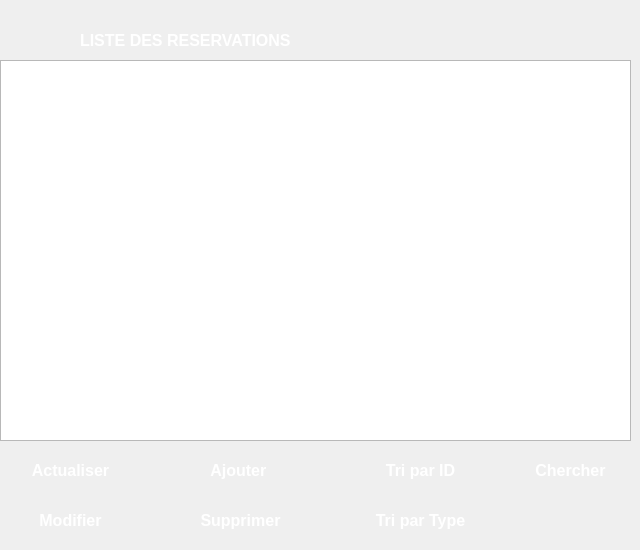
      <widget class="QWidget" name="page_3">
       <widget class="QPushButton" name="pushButton_4">
        <property name="geometry">
         <rect>
          <x>0</x>
          <y>500</y>
          <width>141</width>
          <height>41</height>
         </rect>
        </property>
        <property name="font">
         <font>
          <pointsize>12</pointsize>
          <weight>75</weight>
          <bold>true</bold>
         </font>
        </property>
        <property name="styleSheet">
         <string notr="true">#pushButton_4{
background-color: transparent;
background-image: url(C:/Users/amdouni/Desktop/Res_Clients/black.png);
border: none;
color:white;
background-repeat: none;
}</string>
        </property>
        <property name="text">
         <string>Modifier</string>
        </property>
       </widget>
       <widget class="QPushButton" name="pushButton_3">
        <property name="geometry">
         <rect>
          <x>150</x>
          <y>450</y>
          <width>181</width>
          <height>41</height>
         </rect>
        </property>
        <property name="font">
         <font>
          <pointsize>12</pointsize>
          <weight>75</weight>
          <bold>true</bold>
         </font>
        </property>
        <property name="styleSheet">
         <string notr="true">#pushButton_3{
background-color: transparent;
background-image: url(C:/Users/amdouni/Desktop/Res_Clients/black.png);
border: none;
color:white;
background-repeat: none;
}</string>
        </property>
        <property name="text">
         <string>Ajouter </string>
        </property>
       </widget>
       <widget class="QTableView" name="tableView_2">
        <property name="geometry">
         <rect>
          <x>0</x>
          <y>60</y>
          <width>631</width>
          <height>381</height>
         </rect>
        </property>
       </widget>
       <widget class="QLabel" name="label_6">
        <property name="geometry">
         <rect>
          <x>80</x>
          <y>20</y>
          <width>291</width>
          <height>41</height>
         </rect>
        </property>
        <property name="font">
         <font>
          <pointsize>12</pointsize>
          <weight>75</weight>
          <bold>true</bold>
         </font>
        </property>
        <property name="autoFillBackground">
         <bool>false</bool>
        </property>
        <property name="styleSheet">
         <string notr="true">#label_6{

border: none;
color:white;

}</string>
        </property>
        <property name="text">
         <string>LISTE DES RESERVATIONS</string>
        </property>
       </widget>
       <widget class="QPushButton" name="pushButton_28">
        <property name="geometry">
         <rect>
          <x>330</x>
          <y>450</y>
          <width>181</width>
          <height>41</height>
         </rect>
        </property>
        <property name="font">
         <font>
          <pointsize>12</pointsize>
          <weight>75</weight>
          <bold>true</bold>
         </font>
        </property>
        <property name="styleSheet">
         <string notr="true">#pushButton_28{
background-color: transparent;
background-image: url(C:/Users/amdouni/Desktop/Res_Clients/black.png);
border: none;
color:white;
background-repeat: none;
}</string>
        </property>
        <property name="text">
         <string>Tri par ID</string>
        </property>
       </widget>
       <widget class="QPushButton" name="pushButton_29">
        <property name="geometry">
         <rect>
          <x>330</x>
          <y>500</y>
          <width>181</width>
          <height>41</height>
         </rect>
        </property>
        <property name="font">
         <font>
          <pointsize>12</pointsize>
          <weight>75</weight>
          <bold>true</bold>
         </font>
        </property>
        <property name="styleSheet">
         <string notr="true">#pushButton_29{
background-color: transparent;
background-image: url(C:/Users/amdouni/Desktop/Res_Clients/black.png);
border: none;
color:white;
background-repeat: none;
}</string>
        </property>
        <property name="text">
         <string>Tri par Type</string>
        </property>
       </widget>
       <widget class="QPushButton" name="pushButton_5">
        <property name="geometry">
         <rect>
          <x>150</x>
          <y>500</y>
          <width>181</width>
          <height>41</height>
         </rect>
        </property>
        <property name="font">
         <font>
          <pointsize>12</pointsize>
          <weight>75</weight>
          <bold>true</bold>
         </font>
        </property>
        <property name="styleSheet">
         <string notr="true">#pushButton_5{
background-color: transparent;
background-image: url(C:/Users/amdouni/Desktop/Res_Clients/black.png);
border: none;
color:white;
background-repeat: none;
}</string>
        </property>
        <property name="text">
         <string>Supprimer</string>
        </property>
       </widget>
       <widget class="QPushButton" name="pushButton_2">
        <property name="geometry">
         <rect>
          <x>510</x>
          <y>450</y>
          <width>121</width>
          <height>41</height>
         </rect>
        </property>
        <property name="font">
         <font>
          <pointsize>12</pointsize>
          <weight>75</weight>
          <bold>true</bold>
         </font>
        </property>
        <property name="styleSheet">
         <string notr="true">#pushButton_2{
background-color: transparent;
background-image: url(C:/Users/amdouni/Desktop/Res_Clients/black.png);
border: none;
color:white;
background-repeat: none;
}</string>
        </property>
        <property name="text">
         <string>Chercher</string>
        </property>
       </widget>
       <widget class="QPushButton" name="pushButton_11">
        <property name="geometry">
         <rect>
          <x>0</x>
          <y>450</y>
          <width>141</width>
          <height>41</height>
         </rect>
        </property>
        <property name="font">
         <font>
          <pointsize>12</pointsize>
          <weight>75</weight>
          <bold>true</bold>
         </font>
        </property>
        <property name="styleSheet">
         <string notr="true">#pushButton_11{
background-color: transparent;
background-image: url(C:/Users/amdouni/Desktop/Res_Clients/black.png);
border: none;
color:white;
background-repeat: none;
}</string>
        </property>
        <property name="text">
         <string>Actualiser</string>
        </property>
       </widget>
      </widget>
